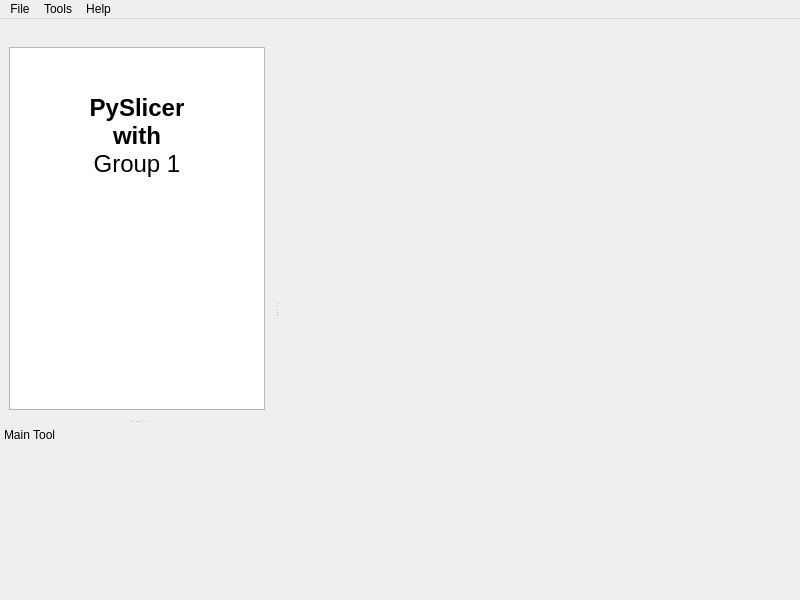
<?xml version="1.0" encoding="UTF-8"?>
<ui version="4.0">
 <class>MainWindow</class>
 <widget class="QMainWindow" name="MainWindow">
  <property name="geometry">
   <rect>
    <x>0</x>
    <y>0</y>
    <width>800</width>
    <height>600</height>
   </rect>
  </property>
  <property name="windowTitle">
   <string>PySlicer</string>
  </property>
  <property name="dockOptions">
   <set>QMainWindow::DockOption::AllowNestedDocks|QMainWindow::DockOption::AllowTabbedDocks|QMainWindow::DockOption::AnimatedDocks|QMainWindow::DockOption::GroupedDragging</set>
  </property>
  <widget class="QWidget" name="centralwidget">
   <property name="enabled">
    <bool>true</bool>
   </property>
   <layout class="QGridLayout" name="gridLayout">
    <item row="0" column="0">
     <widget class="QWidget" name="axial_widget" native="true"/>
    </item>
    <item row="0" column="1">
     <widget class="QWidget" name="sagittal_widget" native="true"/>
    </item>
    <item row="1" column="0">
     <widget class="QWidget" name="coronal_widget" native="true"/>
    </item>
    <item row="1" column="1">
     <widget class="QWidget" name="d3_widget" native="true"/>
    </item>
   </layout>
  </widget>
  <widget class="QMenuBar" name="menubar">
   <property name="geometry">
    <rect>
     <x>0</x>
     <y>0</y>
     <width>800</width>
     <height>33</height>
    </rect>
   </property>
   <widget class="QMenu" name="menuFile">
    <property name="title">
     <string>File</string>
    </property>
    <addaction name="actionOpen_Image"/>
    <addaction name="actionExit"/>
   </widget>
   <widget class="QMenu" name="menuTools">
    <property name="title">
     <string>Tools</string>
    </property>
   </widget>
   <widget class="QMenu" name="menuHelp">
    <property name="title">
     <string>Help</string>
    </property>
    <addaction name="actionAbout"/>
   </widget>
   <addaction name="menuFile"/>
   <addaction name="menuTools"/>
   <addaction name="menuHelp"/>
  </widget>
  <widget class="QDockWidget" name="MainBar">
   <property name="enabled">
    <bool>true</bool>
   </property>
   <property name="minimumSize">
    <size>
     <width>200</width>
     <height>100</height>
    </size>
   </property>
   <property name="features">
    <set>QDockWidget::DockWidgetFeature::NoDockWidgetFeatures</set>
   </property>
   <property name="windowTitle">
    <string/>
   </property>
   <attribute name="dockWidgetArea">
    <number>1</number>
   </attribute>
   <widget class="QWidget" name="dockWidgetContents_9">
    <layout class="QGridLayout" name="gridLayout_3">
     <item row="0" column="0">
      <widget class="QTextEdit" name="textEdit">
       <property name="html">
        <string>&lt;!DOCTYPE HTML PUBLIC &quot;-//W3C//DTD HTML 4.0//EN&quot; &quot;http://www.w3.org/TR/REC-html40/strict.dtd&quot;&gt;
&lt;html&gt;&lt;head&gt;&lt;meta name=&quot;qrichtext&quot; content=&quot;1&quot; /&gt;&lt;meta charset=&quot;utf-8&quot; /&gt;&lt;style type=&quot;text/css&quot;&gt;
p, li { white-space: pre-wrap; }
hr { height: 1px; border-width: 0; }
li.unchecked::marker { content: &quot;\2610&quot;; }
li.checked::marker { content: &quot;\2612&quot;; }
&lt;/style&gt;&lt;/head&gt;&lt;body style=&quot; font-family:'Segoe UI'; font-size:9pt; font-weight:400; font-style:normal;&quot;&gt;
&lt;p style=&quot;-qt-paragraph-type:empty; margin-top:0px; margin-bottom:0px; margin-left:0px; margin-right:0px; -qt-block-indent:0; text-indent:0px;&quot;&gt;&lt;br /&gt;&lt;/p&gt;
&lt;p style=&quot;-qt-paragraph-type:empty; margin-top:0px; margin-bottom:0px; margin-left:0px; margin-right:0px; -qt-block-indent:0; text-indent:0px;&quot;&gt;&lt;br /&gt;&lt;/p&gt;
&lt;p style=&quot;-qt-paragraph-type:empty; margin-top:0px; margin-bottom:0px; margin-left:0px; margin-right:0px; -qt-block-indent:0; text-indent:0px;&quot;&gt;&lt;br /&gt;&lt;/p&gt;
&lt;p align=&quot;center&quot; style=&quot; margin-top:0px; margin-bottom:0px; margin-left:0px; margin-right:0px; -qt-block-indent:0; text-indent:0px;&quot;&gt;&lt;span style=&quot; font-size:18pt; font-weight:700;&quot;&gt;PySlicer&lt;/span&gt;&lt;/p&gt;
&lt;p align=&quot;center&quot; style=&quot; margin-top:0px; margin-bottom:0px; margin-left:0px; margin-right:0px; -qt-block-indent:0; text-indent:0px;&quot;&gt;&lt;span style=&quot; font-size:18pt; font-weight:700;&quot;&gt;with&lt;/span&gt;&lt;/p&gt;
&lt;p align=&quot;center&quot; style=&quot; margin-top:0px; margin-bottom:0px; margin-left:0px; margin-right:0px; -qt-block-indent:0; text-indent:0px;&quot;&gt;&lt;span style=&quot; font-size:18pt;&quot;&gt;Group 1&lt;/span&gt;&lt;/p&gt;&lt;/body&gt;&lt;/html&gt;</string>
       </property>
      </widget>
     </item>
    </layout>
   </widget>
  </widget>
  <widget class="QDockWidget" name="MainTool">
   <property name="minimumSize">
    <size>
     <width>200</width>
     <height>100</height>
    </size>
   </property>
   <property name="features">
    <set>QDockWidget::DockWidgetFeature::NoDockWidgetFeatures</set>
   </property>
   <property name="allowedAreas">
    <set>Qt::DockWidgetArea::LeftDockWidgetArea</set>
   </property>
   <property name="windowTitle">
    <string>Main Tool</string>
   </property>
   <attribute name="dockWidgetArea">
    <number>1</number>
   </attribute>
   <widget class="QWidget" name="dockWidgetContents"/>
  </widget>
  <action name="actionExit">
   <property name="text">
    <string>Exit</string>
   </property>
  </action>
  <action name="actionRotate">
   <property name="text">
    <string>Rotate Image</string>
   </property>
  </action>
  <action name="actionImage_Information">
   <property name="text">
    <string>Image Information</string>
   </property>
  </action>
  <action name="actionEncrypt_Image">
   <property name="text">
    <string>Encrypt Image</string>
   </property>
  </action>
  <action name="actionAbout">
   <property name="text">
    <string>About</string>
   </property>
  </action>
  <action name="actionOpen_Image">
   <property name="text">
    <string>Open Image</string>
   </property>
  </action>
  <action name="actionImage_Converter">
   <property name="text">
    <string>Image Converter</string>
   </property>
  </action>
 </widget>
 <resources/>
 <connections/>
</ui>
